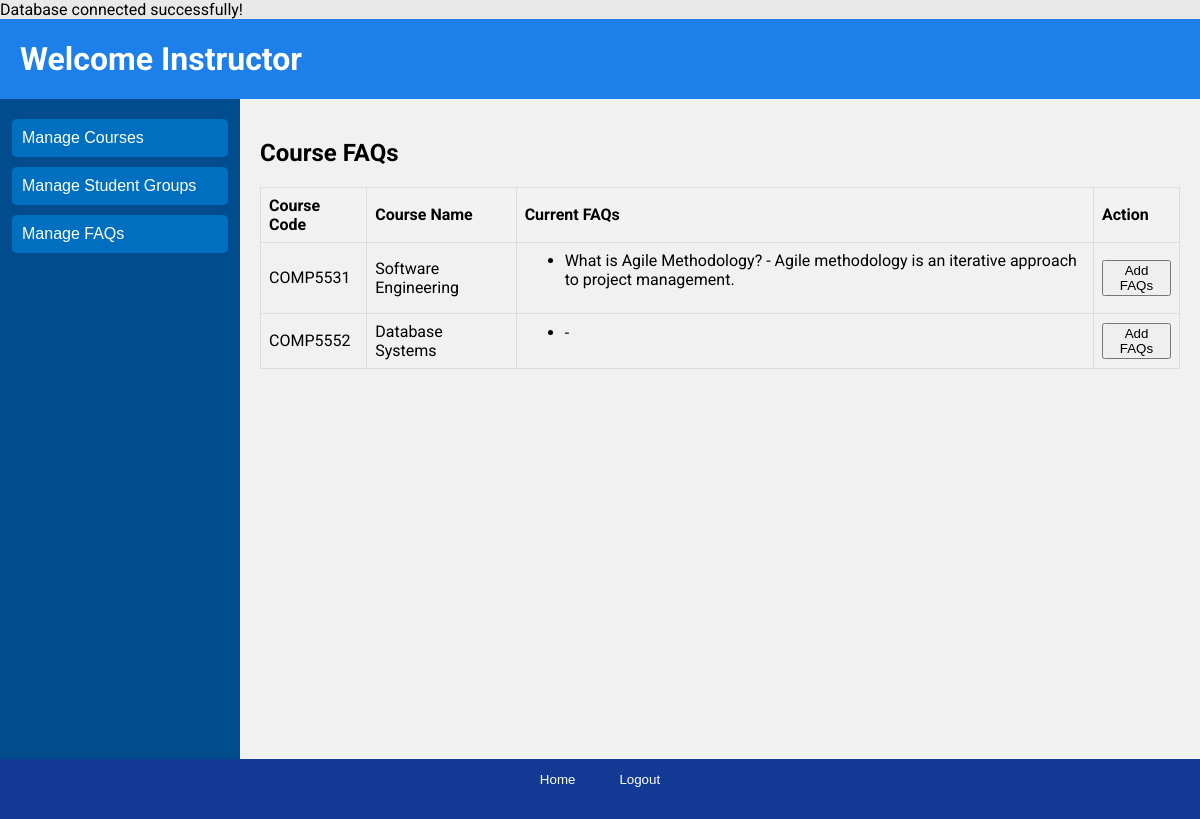
/users/instructor/manage_faqs.php, run on an earlier commit of the app's database.
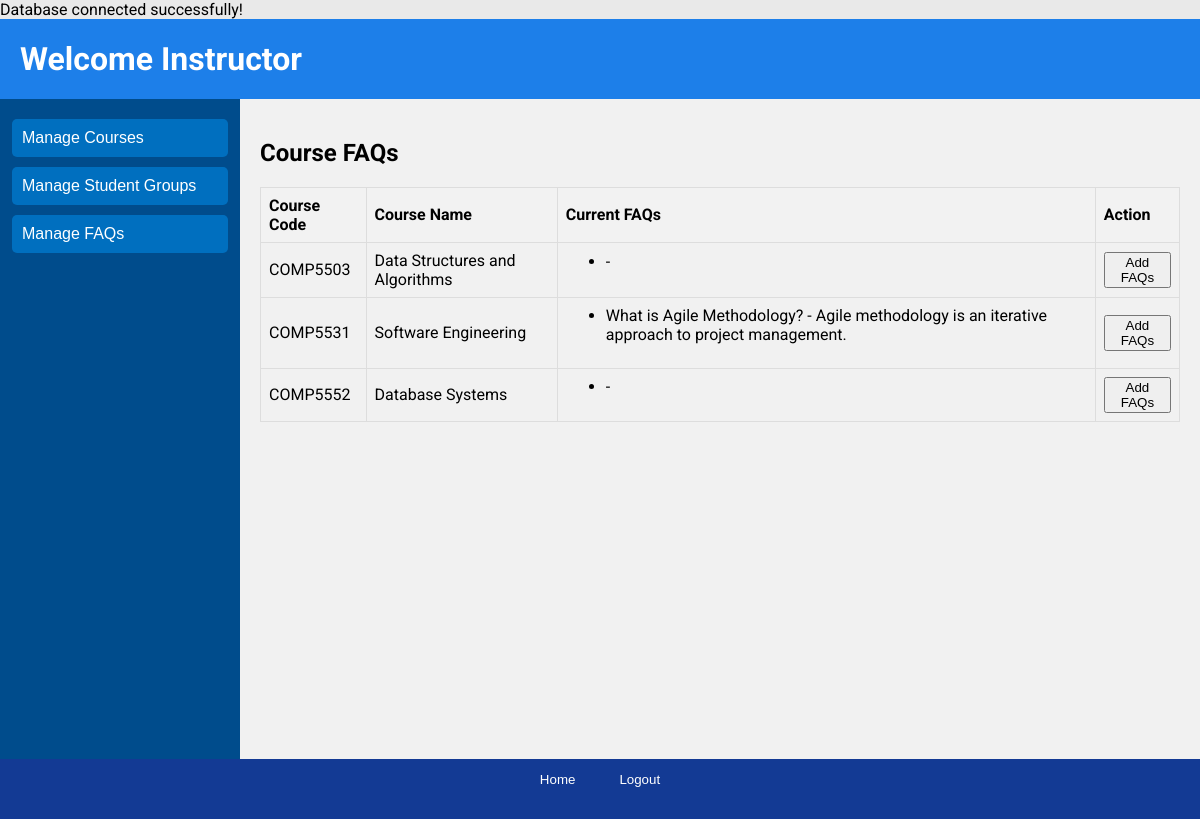
And on a later commit of the database.
### tables this page shows
CREATE TABLE IF NOT EXISTS Course (
  CourseID INT AUTO_INCREMENT PRIMARY KEY,
  CourseCode VARCHAR(10) UNIQUE NOT NULL,
  Name VARCHAR(255),
  StartDate DATE,
  EndDate DATE
);

CREATE TABLE IF NOT EXISTS FAQ (
  FAQID INT AUTO_INCREMENT PRIMARY KEY,
  Question TEXT NOT NULL,
  Answer TEXT,
  ContributorID INT,
  CourseID INT DEFAULT NULL,
  FOREIGN KEY (ContributorID) REFERENCES `User`(UserID) ON DELETE CASCADE,
  FOREIGN KEY (CourseID) REFERENCES Course(CourseID) ON DELETE CASCADE
);

### users/instructor/manage_faqs.php (the view, shortened to what this page needs)
<?php
require_once '../../database.php';
try {
    $query = "SELECT c.CourseCode, c.Name AS CourseName, f.Question, f.Answer
              FROM Course c
              LEFT JOIN FAQ f ON c.CourseID = f.CourseID
              ORDER BY c.CourseCode, f.Question";
    $stmt = $pdo->prepare($query);
    $stmt->execute();
    $faqsByCourse = [];
    while ($row = $stmt->fetch(PDO::FETCH_ASSOC)) {
        $faqsByCourse[$row['CourseCode']][] = $row;
    }
} catch (PDOException $e) {
    die("Could not connect to the database: " . $e->getMessage());
}
?>
<!DOCTYPE html>
<html lang="en">
<head>
    <link rel="stylesheet" href="../../css/index.css">
</head>
<body>
    <div class="page">
        <header class="header">
            <h1>Welcome Instructor</h1>
        </header>
        <div class="sidebar">
            <button onclick="location.href='manage_courses.php'">Manage Courses</button>
            <button onclick="location.href='manage_student_groups.php'">Manage Student Groups</button>
            <button onclick="location.href='manage_faqs.php'">Manage FAQs</button>
        </div>
        <main class="main">
            <h2>Course FAQs</h2>
            <table>
                <thead>
                    <tr>
                        <th>Course Code</th>
                        <th>Course Name</th>
                        <th>Current FAQs</th>
                        <th>Action</th>
                    </tr>
                </thead>
                <tbody>
                    <?php foreach ($faqsByCourse as $courseCode => $faqs): ?>
                        <tr>
                            <td><?php echo htmlspecialchars($courseCode); ?></td>
                            <td><?php echo htmlspecialchars($faqs[0]['CourseName']); ?></td>
                            <td>
                                <ul>
                                    <?php foreach ($faqs as $faq): ?>
                                        <li><?php echo htmlspecialchars($faq['Question']); ?> - <?php echo htmlspecialchars($faq['Answer']); ?></li>
                                    <?php endforeach; ?>
                                </ul>
                            </td>
                            <td>
                                <button onclick="openModal('<?php echo htmlspecialchars($courseCode); ?>')">Add FAQs</button>
                            </td>
                        </tr>
                    <?php endforeach; ?>
                </tbody>
            </table>
        </main>
        <footer class="footer">
            <button onclick="location.href='../home.php'">Home</button>
            <button onclick="location.href='../../logout.php'">Logout</button>
        </footer>
    </div>
</body>
</html>

What changed in the data, as far as the page shows it:
added course: Name "Data Structures and Algorithms", shown under "COMP5503"
Also different on the page:
new list line: "COMP5503 Add FAQs"
